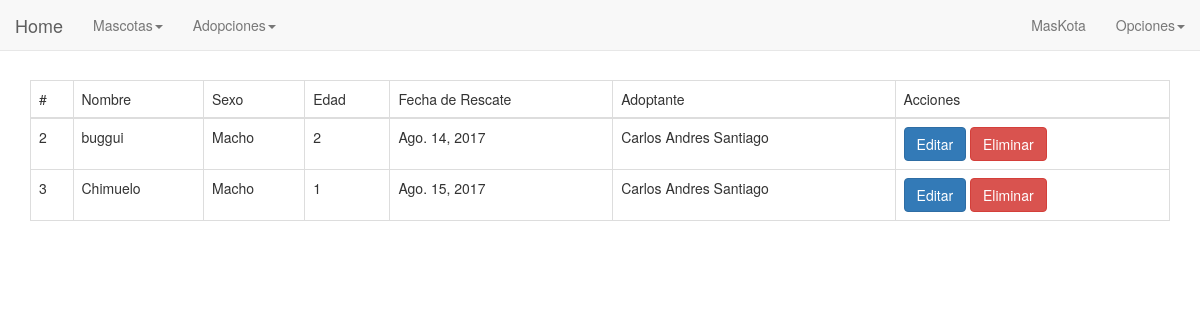
The app's page /mascota/listar (signed in), older data.
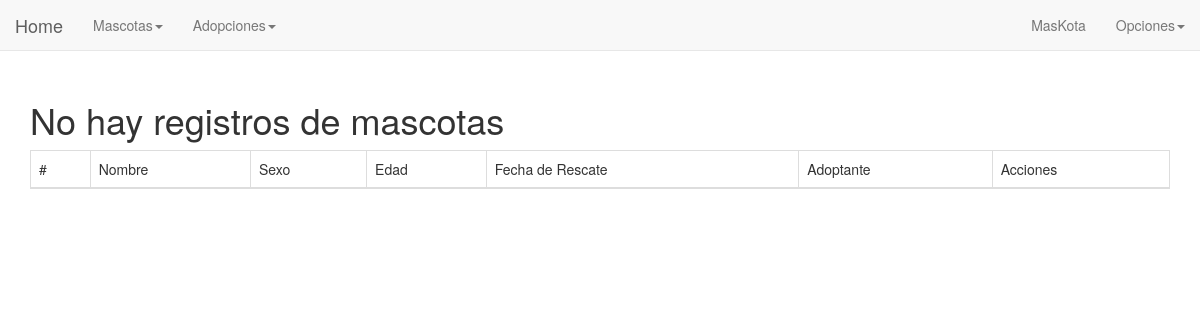
The same page, newer data.
### mascota/models.py (models this page shows)
class Mascota(models.Model):
	nombre = models.CharField(max_length=50)
	sexo = models.CharField(max_length=10)
	edad_aproximada = models.IntegerField()
	fecha_rexcate = models.DateField()
	persona = models.ForeignKey(Persona, null=True, blank=True, on_delete=models.CASCADE)
	vacuna = models.ManyToManyField(Vacuna)

### adopcion/models.py (models this page shows, shortened)
class Persona(models.Model):
	nombre = models.CharField(max_length=50)
	apellidos = models.CharField(max_length=50)
	edad = models.IntegerField()
	telefono = models.CharField(max_length=12)
	email = models.EmailField()
	domicilio = models.TextField(default='C')

### mascota/views.py (the view)
class MascotaList(ListView):
	model = Mascota
	template_name = 'mascota/mascota_list.html'
	paginate_by = 3

### templates/mascota/mascota_list.html (shortened to what this page needs)
{% extends 'base/base.html' %}
{% load staticfiles %}
{% block content %}
<table class="table table-bordered">
	<thead>
		<tr>
			<td>#</td>
			<td>Nombre</td>
			<td>Sexo</td>
			<td>Edad</td>
			<td>Fecha de Rescate</td>
			<td>Adoptante</td>
			<td>Acciones</td>
		</tr>
	</thead>
	<tbody>
		{% if object_list %}
		{% for mascota in object_list %}
		<tr>
			<td>{{ mascota.id }}</td>
			<td>{{ mascota.nombre }}</td>
			<td>{{ mascota.sexo }}</td>
			<td>{{ mascota.edad_aproximada }}</td>
			<td>{{ mascota.fecha_rexcate }}</td>
			<td>{{ mascota.persona.nombre }} {{ mascota.persona.apellidos }}</td>
			<td>
				<a class="btn btn-primary" href="{% url 'mascota:mascota_editar' mascota.id %}">Editar</a>
				<a class="btn btn-danger" href="{% url 'mascota:mascota_eliminar' mascota.id %}">Eliminar</a>
			</td>
		</tr>
		{% endfor %}
		{% else %}
		<h1>No hay registros de mascotas</h1>
		{% endif %}
	</tbody>
</table>
<div class="col-md-4 col-md-offset-4">
</div>
{% endblock %}

### templates/base/base.html (shortened to what this page needs)
{% load staticfiles %}
<!DOCTYPE html>
<html lang="es">
	<head>
		<link rel="stylesheet" type="text/css" href="{% static 'css/bootstrap.min.css' %}">
	</head>
	<body>
		<div class="container">
			{% block navbar %}
			<nav class="navbar navbar-default navbar-fixed-top">
				<div class="container-fluid">
					<div class="navbar-header">
							<a href="#" class="navbar-brand">Home</a>
						</div>
						<div class="collapse navbar-collapse" id="navbar-1">
							<ul class="nav navbar-nav">
								<li class="dropdown">
									<a href="#" class="dropdown-toggle" data-toggle="dropdown" role="button">Mascotas<span class="caret"></span>
									</a>
								</li>
							</ul>
							<ul class="nav navbar-nav">
								<li class="dropdown">
									<a href="#" class="dropdown-toggle" data-toggle="dropdown" role="button">Adopciones<span class="caret"></span>
									</a>
								</li>
							</ul>
							<ul class="nav navbar-nav navbar-right">
								<li class="dropdown">
									<a href="http://www.maskota.com.mx/">MasKota</a>
								</li>
								<li class="dropdown">
									<a href="" class="dropdown-toggle" data-toggle="dropdown" role="button">Opciones<span class="caret"></span>
									</a>
								</li>
							</ul>
						</div>
				</div>
			</nav>
			{% endblock %}
			{% block content %}{% endblock %}
		</div>
	</body>
</html>

### templates/base/base.html (style rules this page uses)
body { padding-top: 80px; }

Row changes from the older to the newer data that the page shows:
removed Mascota: id "2", nombre "buggui", sexo "Macho", edad_aproximada "2", fecha_rexcate "Ago. 14, 2017", persona.nombre "Carlos Andres", persona.apellidos "Santiago"
removed Mascota: id "3", nombre "Chimuelo", sexo "Macho", edad_aproximada "1", fecha_rexcate "Ago. 15, 2017", persona.nombre "Carlos Andres", persona.apellidos "Santiago"
Text that changed along with them:
text now shown: "No hay registros de mascotas"
